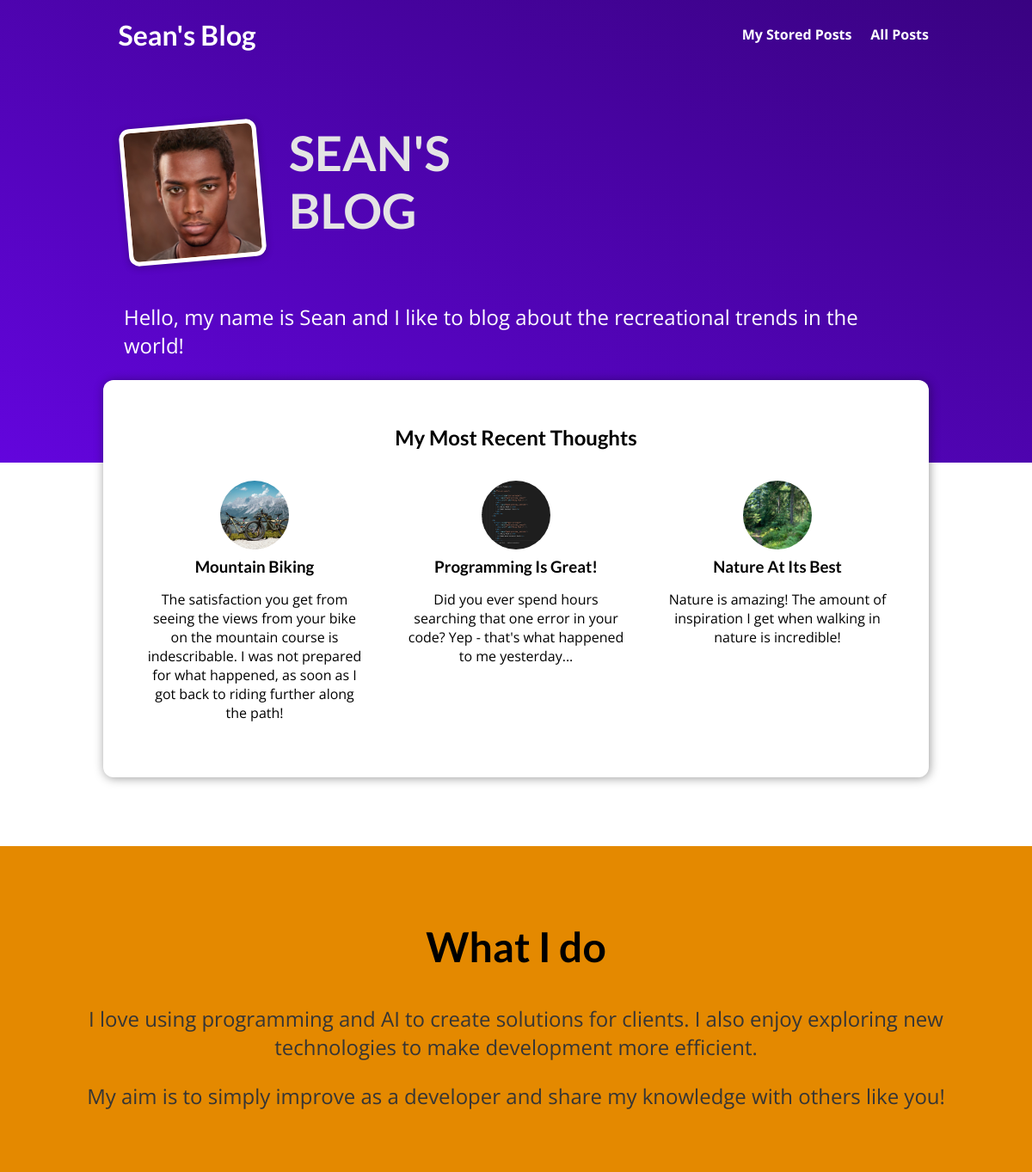
The page / on the database its author committed.
### blog/models.py (models this page shows, shortened)
class Post(models.Model):
    title = models.CharField(max_length=50)
    excerpt = models.CharField(max_length=220)
    image = models.ImageField(upload_to="posts", null=True)
    date = models.DateField(auto_now=True)
    slug = models.SlugField(unique=True,db_index=True)
    content = models.TextField(validators=[MinLengthValidator(10)])
    author = models.ForeignKey(Author,on_delete=models.SET_NULL, null=True,related_name="posts")
    tags = models.ManyToManyField(Tag)

### blog/views.py (the view)
# urls.py: path("",views.EntryPageView.as_view(),name="entry-page"),
class EntryPageView(ListView):
    template_name = "blog/index.html"
    model = Post
    ordering = ["-date"]
    context_object_name = "posts"
    def get_queryset(self):
        queryset = super().get_queryset()
        precise_data = queryset[:3]
        return precise_data

### blog/templates/blog/index.html (shortened to what this page needs)
{% extends "base_layout.html" %}
{% load static %}
{% block css_files%}
  <link rel="stylesheet" href="{% static "blog/includes/post.css" %}" >
  <link rel="stylesheet" href="{% static "blog/index.css" %}" >
{% endblock %}
{% block page_body %}
  <section id="welcome">
    <header>
      <img src="{% static "blog/images/s_male_image_md.jpg" %}" alt="Sean - The Author Of This Blog"/>
      <h2>SEAN'S BLOG</h2>
    </header>
    <p>Hello, my name is Sean and I like to blog about the recreational trends in the world!</p>
  </section>
  <section id="latest-posts">
    <h2>My Most Recent Thoughts</h2>
    <ul>
      {% for post in posts %}
      {% include "blog/includes/post.html" %}
      {% endfor %}
    </ul>
  </section>
  <section id="about">
    <h2>What I do</h2>
    <p>I love using programming and AI to create solutions for clients.
       I also enjoy exploring new technologies to make development more efficient.
    </p>
    <p>
      My aim is to simply improve as a developer and share my knowledge with others like you!
    </p>
  </section>
{% endblock %}

### blog/templates/blog/includes/post.html
<li>
    <article class="post">
          <a href="{% url "post-details-page" slugPost=post.slug %}">
            <img src="{{post.image.url}}" alt="{{post.title}}"/>
            <div class="post__content">
              <h3>{{ post.title}}</h3>
              <p>
                {{ post.excerpt }}
              </p>
            </div>
          </a>
    </article>
</li>

### static/app.css (style rules this page uses)
* { box-sizing: border-box; }
html { font-family: 'Open Sans', 'Lato', sans-serif; }
body { margin: 0; }
h1, h2, h3 { font-family: 'Lato', sans-serif; font-weight: bold; }

### blog/static/blog/includes/post.css (style rules this page uses)
.post { display: flex; flex-direction: column; align-items: center; text-align: center; }
.post a { text-decoration: none; color: black; transition: all 0.2s ease; padding: 1rem; }
.post img { width: 5rem; height: 5rem; object-fit: cover; border-radius: 50%; }
.post h3 { margin: 0.25rem 0; }

### blog/static/blog/index.css (style rules this page uses)
#welcome { background: linear-gradient(to right top, #6305dd, #390281); padding: 6rem 12%; }
#welcome header { display: flex; align-items: flex-start; margin: 3rem auto; }
#welcome img { width: 10rem; height: 10rem; object-fit: cover; object-position: top; border: 5px solid white; border-radius: 12px; background-color: #ffe1bf; transform: rotateZ(-5deg); box-shadow: 0 2px 8px rgba(0, 0, 0, 0.25); }
#welcome h2 { font-size: 3.5rem; margin: 0 0 0 2rem; color: #e4e4e4; width: 10rem; }
#welcome p { color: white; font-size: 1.5rem; }
#latest-posts { background-color: white; padding: 2rem; border-radius: 12px; width: 60rem; margin: -6rem auto 2rem auto; box-shadow: 1px 1px 12px rgba(0, 0, 0, 0.4); }
#latest-posts h2 { text-align: center; }
#latest-posts ul { list-style: none; margin: 0; padding: 0; display: flex; gap: 1rem; }
#latest-posts li { flex: 1; }
#about { text-align: center; padding: 3rem; background-color: #e48900; margin-top: 5rem; }
#about h2 { font-size: 3rem; }
#about p { font-size: 1.5rem; color: #353535; }

### rows shown on the page
Post: image (picture), title "Mountain Biking", excerpt "The satisfaction you get from seeing the views from your bike on the mountain course is indescribable. I was not prepared for what happened, as soon as I got back to riding further along the path!"
Post: image (picture), title "Programming Is Great!", excerpt "Did you ever spend hours searching that one error in your code? Yep - that's what happened to me yesterday..."
Post: image (picture), title "Nature At Its Best", excerpt "Nature is amazing! The amount of inspiration I get when walking in nature is incredible!"
